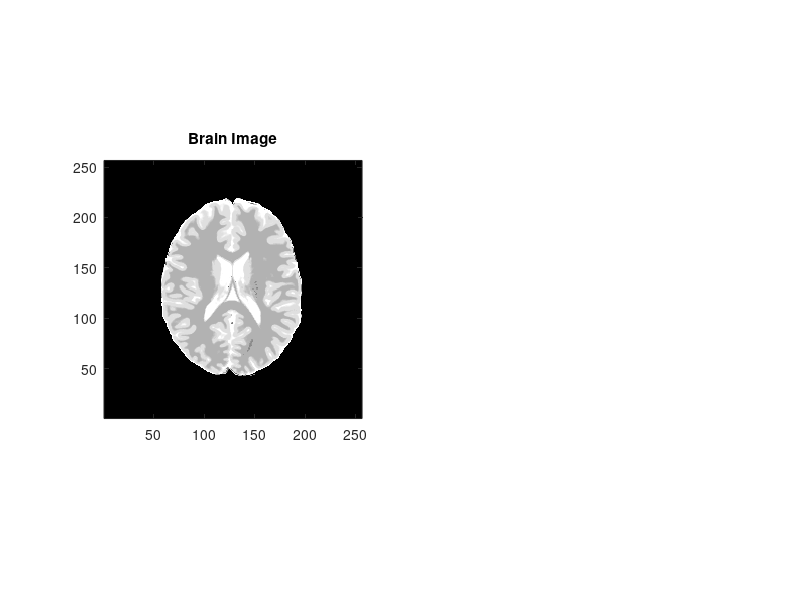

The MATLAB script that drew this image: (Note: this script raises an error after producing the figure.)

close all;
clc;
clear;

matrix_size= 256;
% this is a standard shepp-logan phantom often used in MRI 
addpath 'Jenny_Code'
load('data.mat')
P = brain';

subplot(1,2,1); 
imagesc(P); 
axis('square'); 
% Flip the y-axis
set(gca,'YDir','normal')
colormap('gray'); 
title('Brain Image')

pause(1);
% push to k-space (by doing FT in y and x directions)
k_P = itok(P);
subplot(1,2,2); 
imagesc(abs(k_P), [0 500]); 
axis('square'); 
% Flip the y-axis
set(gca,'YDir','normal')
% Apply the custom colormap.
colormap('gray'); 
% Set a log scale
set(gca,'ColorScale','log')
title('k-space: Brain Image')
% This part ^^^^^^^   just scaled the image so that we can
% see the contrast better

% add a breakpoint here

%% -----------------------------------------------------------------------
% % what information does the centre of k-space contain?
% 
k_P_inside = zeros(matrix_size,matrix_size);
% just take 40 lines from the middle of k-space
k_P_inside((matrix_size/2)-20:(matrix_size/2)+20, (matrix_size/2)-20:(matrix_size/2)+20) = k_P((matrix_size/2)-20:(matrix_size/2)+20, (matrix_size/2)-20:(matrix_size/2)+20);

subplot(1,3,1); 
imagesc(abs(k_P_inside), [0 500]); 
axis('square');
colormap('gray');
set(gca,'ColorScale','log')
title('Middle of k-space: Brain Image');
hold on

% now push back to image space
i_P_inside = ktoi(k_P_inside);

subplot(1,3,2); 
imagesc(abs(i_P_inside)); 
axis('square'); 
colormap('gray'); 
title('Image from middle of k-space: Brain Image')
% it is a low resolution image (the rings are caused by truncartion artefacts)

% add a breakpoint here

% you could remove these by using a guassian type filter (here i have used a 'hanning' filter as you can control the parameters)
transition_width = 8;
flat_radius = 12;
[filter] = hanning2d(transition_width, flat_radius, matrix_size);
k_P_inside_filtered = filter .* k_P;
% now push back to image space
i_P_inside_filtered = ktoi(k_P_inside_filtered);

subplot(1,3,3); 
imagesc(abs(i_P_inside_filtered)); 
axis('square'); 
colormap('gray'); 
title('Image from FILTERED middle of k-space: Brain Image')
% the rings have been reduced, if not removed(!) but the resolution is also
% further reduced (as i still only kept the middle 40 lines, but only 24 - flat_radius*2 - were fully maintained)

% add a breakpoint here

%% -----------------------------------------------------------------------
% what information does the outside of k-sapce contain?

k_P_outside = k_P;
% zero all but the 40 lines around the outside of k-space
k_P_outside(40:matrix_size-40, 40:matrix_size-40) = 0;
subplot(1,2,1); 
imagesc(abs(k_P_outside), [0 200]); 
axis('square'); 
colormap('gray'); 
title('Outer part of k-space: Brain Image');

% now push back to image space
i_P_outside = ktoi(k_P_outside);
subplot(1,2,2); 
imagesc(abs(i_P_outside)); 
axis('square'); colormap('gray'); 
title('Image from middle of k-space: Brain Image')
% this image contains the high frequency parts - the edges

% add a breakpoint here

%% -----------------------------------------------------------------------
% THE RELATIONSHIP

% pixel_size = 1/k_FOV

%       field of view in k-space: k_FOV

% so by reducing the number of lines acquired in k-space (the matrix size) we reduce
% the spatial resolution in image space

% see: http://mriquestions.com/field-of-view-fov.html

% IN ML: in super-resolution type studies we acquire low
% resoltuion data and try to recover high resolution images

%% -----------------------------------------------------------------------
% what if we only acquired alternate lines in k-space?

k_P_x2 = zeros(matrix_size,matrix_size);
% collect only odd lines of k-space (the other direction remains fully sampled)
k_P_x2(:,1:2:end) = k_P(:,1:2:end);
figure; imagesc(abs(k_P_x2), [0 200]); axis('square'); colormap('jet'); title('Only odd lines of k-space: Shepp-Logan phantom');


% now push back to image space
i_P_x2 = ktoi(k_P_x2);
figure; 
imagesc(abs(i_P_x2)); 
axis('square'); 
colormap('gray');
title('Image from odd lines of k-space: Brain Image')
% this image contains aliasing (or wrap) in the direction which we missed out the alternative lines
% in-fact because this is Cartesian data, the image just folds over onto
% itself

% add a breakpoint here

% if we did the undersampling in the other direction
k_P_x2b = zeros(matrix_size,matrix_size);
% collect only odd lines of k-space (the other direction remains fully sampled)
k_P_x2b(1:2:end,:) = k_P(1:2:end, :);
figure; 
imagesc(abs(k_P_x2b), [0 200]); 
axis('square'); 
colormap('jet'); 
title('Only odd lines of k-space: Brain Image');

pause(1);

% now push back to image space
i_P_x2b = ktoi(k_P_x2b);
figure; 
imagesc(abs(i_P_x2b)); 
axis('square'); 
colormap('gray'); 
title('Image from odd lines of k-space: Brain Image')
% this image contains aliasing (or wrap) in the other direction 

%%
% add a breakpoint here

%if we only acauired one in every three lines what do you think would
%happen?
k_P_x3 = zeros(matrix_size,matrix_size);
% collect only odd lines of k-space (the other direction remains fully sampled)
k_P_x3(:,1:3:end) = k_P(:,1:3:end);
figure; imagesc(abs(k_P_x3), [0 200]); axis('square'); colormap('jet'); title('Only one in every three lines of k-space: Shepp-Logan phantom');

pause(1);

% now push back to image space
i_P_x3 = ktoi(k_P_x3);
figure; imagesc(abs(i_P_x3)); axis('square'); colormap('gray'); title('Image from one in every three lines of k-space: Shepp-Logan phantom')
% this image contains aliasing (or wrap) in the direction which we missed out the alternative lines
% this time there are 3 replicas of the image wrapped onto each other

% add a breakpoint here

%% -----------------------------------------------------------------------
% THE RELATIONSHIP

% distance_k = 1/FOV

%       distance between the lines in k-space: distance_k
%       field of view of the image: FOV

% so by increasing the distancde between the lines in k-space (but keeping 
% the k-space FOV the same, i.e. still going out the same distance in k-space) 
% we are effectively reducing the imaging FOV

% see: http://mriquestions.com/field-of-view-fov.html

% IN ML: in de-alisaing type studies we acquire undersampled k-data (so the 
% images contain artefacts) and try to recover artefact-free  images

% -----------------------------------------------------------------------
% so what about other trajectories?
% See my thesis and movie, but briefly in Cartesian imaging only 1 lines of k-space
% is acquired afte each RF excitation, so the time acquiring data is short
% compared to the repetition time. Other trajectories may enable more
% efficient fillig of k-space where large proportions of k-space are
% acquired in each repetition time.This includes Echo Planar Imaging (EPI)
% - which is essentially Cartesian - and spirals
% 
% See: http://mriquestions.com/k-space-trajectories.html
% 
% SPIRALS
% this is non-Cartesian trajectory which means we cannot use the FFT to
% reconstruct the data. So we use 'gridding' to put the non-Cartesian data
% back onto a Cartesian grid (see a part of my theses and 
% http://mriquestions.com/uploads/3/4/5/7/34572113/pauly-non-cartesian_recon.pdf
% ) . 

% -----------------------------------------------------------------------
% here is a spiral example

Nints    = 24;               % number of spiral interleaves required to fully sample k-space
acc_fact = 1;
[trajectory, weights] = CalculateSpiralTrajectoryDL(1, Nints, acc_fact);
trajectory = trajectory(:,1:2);
        
k_P_spiral   = grid_data_bck(trajectory, k_P, [0 0]); 

% now push spiral data back to Cartesian k-space
k_P_spiralGridded = grid_data(trajectory, k_P_spiral, weights, [matrix_size, matrix_size], [0 0]);
figure; imagesc(abs(k_P_spiralGridded), [0 200]); axis('square'); colormap('jet'); title('Spiral trajectory in k-space: Shepp-Logan phantom');

pause(1);

% push gridded datato image space
i_P_spiral_gridded = ktoi(k_P_spiralGridded);
figure; imagesc(abs(i_P_spiral_gridded)); axis('square'); colormap('gray'); title('Image from spiral lines of k-space: Shepp-Logan phantom')
% so you can recover the same data with the same resolution using a spiral
% trajectory

% add a breakpoint here

%% -----------------------------------------------------------------------
% what if you undersample a spiral trajectory?

% just acquire odd spokes
acc_fact = 2;
[trajectoryx2, weightsx2] = CalculateSpiralTrajectoryDL(1, Nints, acc_fact);
trajectoryx2 = trajectoryx2(:,1:2);
        
k_P_spiralx2   = grid_data_bck(trajectoryx2, k_P, [0 0]); 

% now push spiral data back to Cartesian k-space
k_P_spiralGridded_x2 = grid_data(trajectoryx2, k_P_spiralx2, weightsx2, [matrix_size, matrix_size], [0 0]);
figure; imagesc(abs(k_P_spiralGridded_x2), [0 200]); axis('square'); colormap('jet'); title('undersampeld x2 Spiral trajectory in k-space: Shepp-Logan phantom');

pause(1);

% push gridded datato image space
i_P_spiral_gridded_x2 = ktoi(k_P_spiralGridded_x2);
figure; imagesc(abs(i_P_spiral_gridded_x2)); axis('square'); colormap('gray'); title('Image from odd spiral lines of k-space: Shepp-Logan phantom')
% the artefact pattern is much more complex

% add a breakpoint here

%% -----------------------------------------------------------------------
% just acquire 1 in every 4 spokes
% just acquire odd spokes
acc_fact = 4;
[trajectoryx4, weightsx4] = CalculateSpiralTrajectoryDL(1, Nints, acc_fact);
trajectoryx4 = trajectoryx4(:,1:2);
        
k_P_spiralx4   = grid_data_bck(trajectoryx4, k_P, [0 0]); 

% now push spiral data back to Cartesian k-space
k_P_spiralGridded_x4 = grid_data(trajectoryx4, k_P_spiralx4, weightsx4, [matrix_size, matrix_size], [0 0]);
figure; imagesc(abs(k_P_spiralGridded_x4), [0 200]); axis('square'); colormap('jet'); title('undersampled x4 Spiral trajectory in k-space: Shepp-Logan phantom');

pause(1);

% push gridded datato image space
i_P_spiral_gridded_x4 = ktoi(k_P_spiralGridded_x4);
figure; imagesc(abs(i_P_spiral_gridded_x4)); axis('square'); colormap('gray'); title('Image from every fourth spiral lines of k-space: Shepp-Logan phantom')
% the artefact pattern is much more complex

% add a breakpoint here

%% -----------------------------------------------------------------------
%% -----------------------------------------------------------------------
% here is a Radial example

[trajectory, weights] = CalculateRadialTrajectoryDL_sortedGA(matrix_size, 1, 1);
% you do not need to look into the 'CalculateRadialTrajectoryDL_sortedGA' code - just accept it as it is for
% now
trajectory = trajectory(:,1:2);

% now we have to sample the image on this trajectory
% we do back gridding, from the Cartesian data onto the radial trajectory
        
k_P_radial   = grid_data_bck(trajectory, k_P, [0 0]); 

% now push spiral data back to Cartesian k-space
k_P_radialGridded = grid_data(trajectory, k_P_radial, weights, [matrix_size, matrix_size], [0 0]);
subplot(1,2,1); 
imagesc(abs(k_P_radialGridded), [0 2000]); 
axis('square'); colormap('jet'); 
title('US Radial trajectory in k-space: Brain Image');


% push gridded datato image space
i_P_radial_gridded = ktoi(k_P_radialGridded);
subplot(1,2,2); 
imagesc(abs(i_P_radial_gridded)); 
axis('square'); 
colormap('gray'); 
title('Image from US radial lines of k-space: Brain Image')
% so you can recover the same data with the same resolution using a radial
% trajectory

% add a breakpoint here

%% -----------------------------------------------------------------------
% what if you undersample a radial trajectory?

% just acquire odd spokes
[trajectory_x2, weights_x2] = CalculateRadialTrajectoryDL_sortedGA(matrix_size, 1, 2);
% you do not need to look into the 'CalculateRadialTrajectoryDL_sortedGA' code - just accept it as it is for
% now
trajectory_x2 = trajectory_x2(:,1:2);

% now we have to sample the image on this trajectory
% we do back gridding, from the Cartesian data onto the radial trajectory
        
k_P_radial_x2   = grid_data_bck(trajectory_x2, k_P, [0 0]); 

% now push spiral data back to Cartesian k-space
k_P_radialGridded_x2 = grid_data(trajectory_x2, k_P_radial_x2, weights_x2, [matrix_size, matrix_size], [0 0]);
subplot(1,2,1); 
imagesc(abs(k_P_radialGridded_x10), [0 2000]); 
axis('square'); colormap('jet'); 
title('US x2 Radial trajectory in k-space: Brain Image');

% push gridded datato image space
i_P_radial_gridded_x2 = ktoi(k_P_radialGridded_x2);
subplot(1,2,2); 
imagesc(abs(i_P_radial_gridded_x2)); 
axis('square'); 
colormap('gray'); 
title('Image from x2 US radial lines of k-space: Brain Image')

% the artefact pattern here is much more subtle - in fact radials are
% relatively robust to underampleing because they are oversampled in the
% centre of k-space

% add a breakpoint here

%% -----------------------------------------------------------------------
% just acquire 1 in every 10 spokes

[trajectory_x10, weights_x10] = CalculateRadialTrajectoryDL_sortedGA(matrix_size, 1, 10);
% you do not need to look into the 'CalculateRadialTrajectoryDL_sortedGA' code - just accept it as it is for
% now
trajectory_x10 = trajectory_x10(:,1:2);

% now we have to sample the image on this trajectory
% we do back gridding, from the Cartesian data onto the radial trajectory
        
k_P_radial_x10   = grid_data_bck(trajectory_x10, k_P, [0 0]); 

% now push spiral data back to Cartesian k-space
k_P_radialGridded_x10 = grid_data(trajectory_x10, k_P_radial_x10, weights_x10, [matrix_size, matrix_size], [0 0]);
subplot(1,2,1); 
imagesc(abs(k_P_radialGridded_x10), [0 2000]); 
axis('square'); colormap('jet'); 
title('US x10 Radial trajectory in k-space: Brain Image');


% push gridded datato image space
i_P_radial_gridded_x10 = ktoi(k_P_radialGridded_x10);
subplot(1,2,2); 
imagesc(abs(i_P_radial_gridded_x10)); 
axis('square'); 
colormap('gray'); 
title('Image from x10 US radial lines of k-space: Brain Image')
% the artefact pattern here is much more subtle - in fact radials are
% relatively robust to underampleing because they are oversampled in the
% centre of k-space
